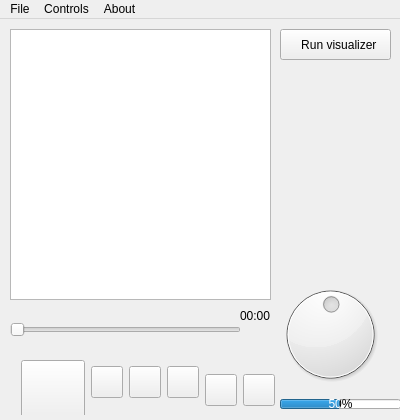
<?xml version="1.0" encoding="UTF-8"?>
<ui version="4.0">
 <class>MainWindow</class>
 <widget class="QMainWindow" name="MainWindow">
  <property name="geometry">
   <rect>
    <x>0</x>
    <y>0</y>
    <width>400</width>
    <height>420</height>
   </rect>
  </property>
  <property name="maximumSize">
   <size>
    <width>400</width>
    <height>420</height>
   </size>
  </property>
  <property name="windowTitle">
   <string>Mp3Factory</string>
  </property>
  <property name="windowIcon">
   <iconset>
    <normalon>:/icon/icon/play.png</normalon>
   </iconset>
  </property>
  <property name="iconSize">
   <size>
    <width>32</width>
    <height>32</height>
   </size>
  </property>
  <widget class="QWidget" name="centralWidget">
   <widget class="QLabel" name="infoLabel">
    <property name="geometry">
     <rect>
      <x>20</x>
      <y>230</y>
      <width>191</width>
      <height>21</height>
     </rect>
    </property>
    <property name="font">
     <font>
      <pointsize>10</pointsize>
     </font>
    </property>
    <property name="text">
     <string/>
    </property>
    <property name="textFormat">
     <enum>Qt::RichText</enum>
    </property>
    <property name="wordWrap">
     <bool>false</bool>
    </property>
   </widget>
   <widget class="QLabel" name="status">
    <property name="geometry">
     <rect>
      <x>200</x>
      <y>380</y>
      <width>61</width>
      <height>20</height>
     </rect>
    </property>
    <property name="font">
     <font>
      <pointsize>10</pointsize>
     </font>
    </property>
    <property name="text">
     <string/>
    </property>
   </widget>
   <widget class="QListWidget" name="listWidget">
    <property name="geometry">
     <rect>
      <x>10</x>
      <y>10</y>
      <width>261</width>
      <height>271</height>
     </rect>
    </property>
    <property name="currentRow">
     <number>-1</number>
    </property>
    <property name="sortingEnabled">
     <bool>true</bool>
    </property>
   </widget>
   <widget class="QSlider" name="vSlider">
    <property name="geometry">
     <rect>
      <x>10</x>
      <y>300</y>
      <width>231</width>
      <height>22</height>
     </rect>
    </property>
    <property name="orientation">
     <enum>Qt::Horizontal</enum>
    </property>
   </widget>
   <widget class="QWidget" name="layoutWidget">
    <property name="geometry">
     <rect>
      <x>10</x>
      <y>330</y>
      <width>276</width>
      <height>66</height>
     </rect>
    </property>
    <layout class="QHBoxLayout" name="horizontalLayout">
     <item>
      <widget class="QPushButton" name="playbutton">
       <property name="minimumSize">
        <size>
         <width>64</width>
         <height>64</height>
        </size>
       </property>
       <property name="baseSize">
        <size>
         <width>64</width>
         <height>64</height>
        </size>
       </property>
       <property name="styleSheet">
        <string notr="true"/>
       </property>
       <property name="text">
        <string/>
       </property>
       <property name="iconSize">
        <size>
         <width>64</width>
         <height>64</height>
        </size>
       </property>
      </widget>
     </item>
     <item>
      <widget class="QPushButton" name="stopbutton">
       <property name="minimumSize">
        <size>
         <width>32</width>
         <height>32</height>
        </size>
       </property>
       <property name="maximumSize">
        <size>
         <width>32</width>
         <height>32</height>
        </size>
       </property>
       <property name="baseSize">
        <size>
         <width>32</width>
         <height>32</height>
        </size>
       </property>
       <property name="text">
        <string/>
       </property>
       <property name="iconSize">
        <size>
         <width>32</width>
         <height>32</height>
        </size>
       </property>
      </widget>
     </item>
     <item>
      <widget class="QPushButton" name="nextbutton">
       <property name="minimumSize">
        <size>
         <width>32</width>
         <height>32</height>
        </size>
       </property>
       <property name="maximumSize">
        <size>
         <width>32</width>
         <height>32</height>
        </size>
       </property>
       <property name="baseSize">
        <size>
         <width>32</width>
         <height>32</height>
        </size>
       </property>
       <property name="text">
        <string/>
       </property>
       <property name="iconSize">
        <size>
         <width>32</width>
         <height>32</height>
        </size>
       </property>
      </widget>
     </item>
     <item>
      <widget class="QPushButton" name="prebutton">
       <property name="minimumSize">
        <size>
         <width>32</width>
         <height>32</height>
        </size>
       </property>
       <property name="maximumSize">
        <size>
         <width>32</width>
         <height>32</height>
        </size>
       </property>
       <property name="baseSize">
        <size>
         <width>32</width>
         <height>32</height>
        </size>
       </property>
       <property name="text">
        <string/>
       </property>
       <property name="iconSize">
        <size>
         <width>32</width>
         <height>32</height>
        </size>
       </property>
      </widget>
     </item>
     <item>
      <layout class="QHBoxLayout" name="horizontalLayout_2">
       <item>
        <widget class="QPushButton" name="mute">
         <property name="minimumSize">
          <size>
           <width>32</width>
           <height>32</height>
          </size>
         </property>
         <property name="maximumSize">
          <size>
           <width>16</width>
           <height>16</height>
          </size>
         </property>
         <property name="text">
          <string/>
         </property>
         <property name="iconSize">
          <size>
           <width>30</width>
           <height>24</height>
          </size>
         </property>
        </widget>
       </item>
       <item>
        <widget class="QPushButton" name="shuffle">
         <property name="minimumSize">
          <size>
           <width>32</width>
           <height>32</height>
          </size>
         </property>
         <property name="maximumSize">
          <size>
           <width>16</width>
           <height>16</height>
          </size>
         </property>
         <property name="text">
          <string/>
         </property>
         <property name="iconSize">
          <size>
           <width>24</width>
           <height>24</height>
          </size>
         </property>
        </widget>
       </item>
      </layout>
     </item>
     <item>
      <spacer name="horizontalSpacer">
       <property name="orientation">
        <enum>Qt::Horizontal</enum>
       </property>
       <property name="sizeHint" stdset="0">
        <size>
         <width>200</width>
         <height>20</height>
        </size>
       </property>
      </spacer>
     </item>
    </layout>
   </widget>
   <widget class="QLabel" name="time">
    <property name="geometry">
     <rect>
      <x>240</x>
      <y>290</y>
      <width>47</width>
      <height>13</height>
     </rect>
    </property>
    <property name="text">
     <string>00:00</string>
    </property>
   </widget>
   <widget class="QDial" name="dial">
    <property name="geometry">
     <rect>
      <x>270</x>
      <y>260</y>
      <width>121</width>
      <height>111</height>
     </rect>
    </property>
    <property name="value">
     <number>50</number>
    </property>
   </widget>
   <widget class="QProgressBar" name="progressBar">
    <property name="geometry">
     <rect>
      <x>280</x>
      <y>380</y>
      <width>121</width>
      <height>10</height>
     </rect>
    </property>
    <property name="maximumSize">
     <size>
      <width>16777215</width>
      <height>10</height>
     </size>
    </property>
    <property name="value">
     <number>50</number>
    </property>
   </widget>
   <widget class="QPushButton" name="art">
    <property name="geometry">
     <rect>
      <x>280</x>
      <y>10</y>
      <width>111</width>
      <height>31</height>
     </rect>
    </property>
    <property name="text">
     <string>  Run visualizer</string>
    </property>
   </widget>
  </widget>
  <widget class="QMenuBar" name="menuBar">
   <property name="geometry">
    <rect>
     <x>0</x>
     <y>0</y>
     <width>400</width>
     <height>21</height>
    </rect>
   </property>
   <widget class="QMenu" name="menuFile">
    <property name="title">
     <string>File</string>
    </property>
    <addaction name="actionOpen"/>
   </widget>
   <widget class="QMenu" name="menuControls">
    <property name="title">
     <string>Controls</string>
    </property>
    <addaction name="actionPlay"/>
    <addaction name="actionPause"/>
    <addaction name="actionStop"/>
    <addaction name="actionNext"/>
    <addaction name="actionPrevious"/>
    <addaction name="actionShuffle"/>
    <addaction name="actionMute"/>
   </widget>
   <widget class="QMenu" name="menuAbout">
    <property name="title">
     <string>About</string>
    </property>
    <addaction name="actionActionAboutUs"/>
    <addaction name="actionAboutQt"/>
   </widget>
   <addaction name="menuFile"/>
   <addaction name="menuControls"/>
   <addaction name="menuAbout"/>
  </widget>
  <action name="actionOpen">
   <property name="icon">
    <iconset resource="icon.qrc">
     <normaloff>:/icon/icon/search.png</normaloff>:/icon/icon/search.png</iconset>
   </property>
   <property name="text">
    <string>open</string>
   </property>
   <property name="toolTip">
    <string>Open file</string>
   </property>
   <property name="shortcut">
    <string>Ctrl+O</string>
   </property>
  </action>
  <action name="actionPlay">
   <property name="icon">
    <iconset resource="icon.qrc">
     <normaloff>:/icon/icon/play.png</normaloff>:/icon/icon/play.png</iconset>
   </property>
   <property name="text">
    <string>play</string>
   </property>
   <property name="shortcut">
    <string>Space</string>
   </property>
  </action>
  <action name="actionPause">
   <property name="icon">
    <iconset resource="icon.qrc">
     <normaloff>:/icon/icon/pause.png</normaloff>:/icon/icon/pause.png</iconset>
   </property>
   <property name="text">
    <string>pause</string>
   </property>
  </action>
  <action name="actionStop">
   <property name="icon">
    <iconset resource="icon.qrc">
     <normaloff>:/icon/icon/stop.png</normaloff>:/icon/icon/stop.png</iconset>
   </property>
   <property name="text">
    <string>stop</string>
   </property>
   <property name="shortcut">
    <string>Esc</string>
   </property>
  </action>
  <action name="actionNext">
   <property name="icon">
    <iconset resource="icon.qrc">
     <normaloff>:/icon/icon/next.png</normaloff>:/icon/icon/next.png</iconset>
   </property>
   <property name="text">
    <string>next</string>
   </property>
   <property name="toolTip">
    <string>Next Song</string>
   </property>
   <property name="shortcut">
    <string>PgUp</string>
   </property>
  </action>
  <action name="actionPrevious">
   <property name="icon">
    <iconset resource="icon.qrc">
     <normaloff>:/icon/icon/pre.png</normaloff>:/icon/icon/pre.png</iconset>
   </property>
   <property name="text">
    <string>previous</string>
   </property>
   <property name="toolTip">
    <string>Previous Song</string>
   </property>
   <property name="shortcut">
    <string>PgDown</string>
   </property>
  </action>
  <action name="actionActionAboutUs">
   <property name="text">
    <string>actionAboutUs</string>
   </property>
   <property name="shortcut">
    <string>F11</string>
   </property>
  </action>
  <action name="actionAboutQt">
   <property name="text">
    <string>aboutQt</string>
   </property>
   <property name="shortcut">
    <string>F12</string>
   </property>
  </action>
  <action name="actionShuffle">
   <property name="icon">
    <iconset resource="icon.qrc">
     <normaloff>:/icon/icon/unshuffle.png</normaloff>:/icon/icon/unshuffle.png</iconset>
   </property>
   <property name="text">
    <string>shuffle</string>
   </property>
   <property name="toolTip">
    <string>Shuffle songs</string>
   </property>
   <property name="shortcut">
    <string>Ctrl+Tab</string>
   </property>
  </action>
  <action name="actionMute">
   <property name="icon">
    <iconset resource="icon.qrc">
     <normaloff>:/icon/icon/mute.png</normaloff>:/icon/icon/mute.png</iconset>
   </property>
   <property name="text">
    <string>mute</string>
   </property>
   <property name="toolTip">
    <string>Mute</string>
   </property>
   <property name="shortcut">
    <string>M</string>
   </property>
  </action>
 </widget>
 <layoutdefault spacing="6" margin="11"/>
 <resources>
  <include location="icon.qrc"/>
 </resources>
 <connections>
  <connection>
   <sender>dial</sender>
   <signal>valueChanged(int)</signal>
   <receiver>progressBar</receiver>
   <slot>setValue(int)</slot>
   <hints>
    <hint type="sourcelabel">
     <x>359</x>
     <y>363</y>
    </hint>
    <hint type="destinationlabel">
     <x>345</x>
     <y>385</y>
    </hint>
   </hints>
  </connection>
 </connections>
</ui>
